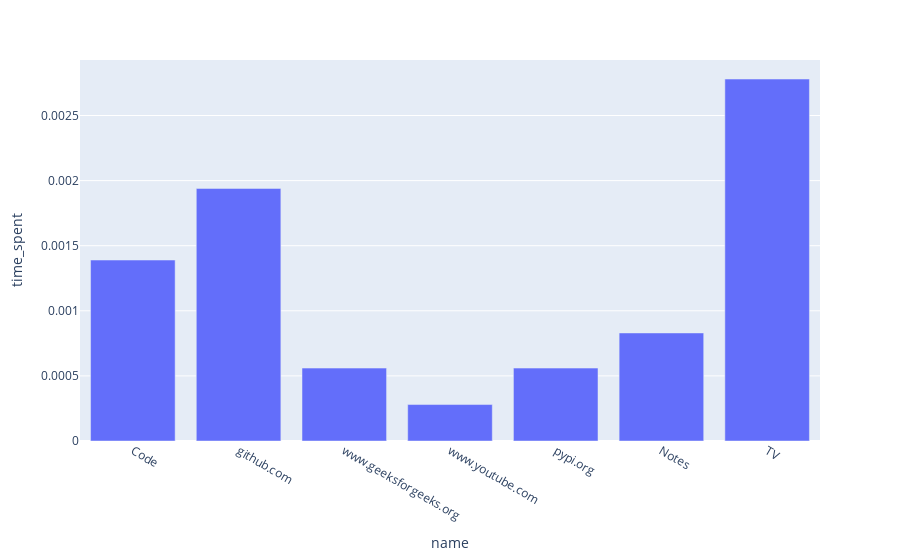

Notebook cell for this chart:
### Code cell
import plotly.express as px
fig = px.bar(df, x='name', y='time_spent')
fig.show()

### Figure 1 — Plotly figure (JSON) as saved in the notebook; plotly's stock layout.template omitted (floating-point values rounded to 4 significant figures)
{"data": [{"alignmentgroup": "True", "hovertemplate": "name=%{x}<br>time_spent=%{y}<extra></extra>", "legendgroup": "", "marker": {"color": "#636efa", "pattern": {"shape": ""}}, "name": "", "offsetgroup": "", "orientation": "v", "showlegend": false, "textposition": "auto", "type": "bar", "x": ["Code", "github.com", "www.geeksforgeeks.org", "www.youtube.com", "pypi.org", "Notes", "TV"], "xaxis": "x", "y": [0.00139, 0.00194, 0.00056, 0.00028, 0.00056, 0.00083, 0.00278], "yaxis": "y"}], "layout": {"barmode": "relative", "legend": {"tracegroupgap": 0}, "margin": {"t": 60}, "xaxis": {"anchor": "y", "domain": [0, 1], "title": {"text": "name"}}, "yaxis": {"anchor": "x", "domain": [0, 1], "title": {"text": "time_spent"}}}}
